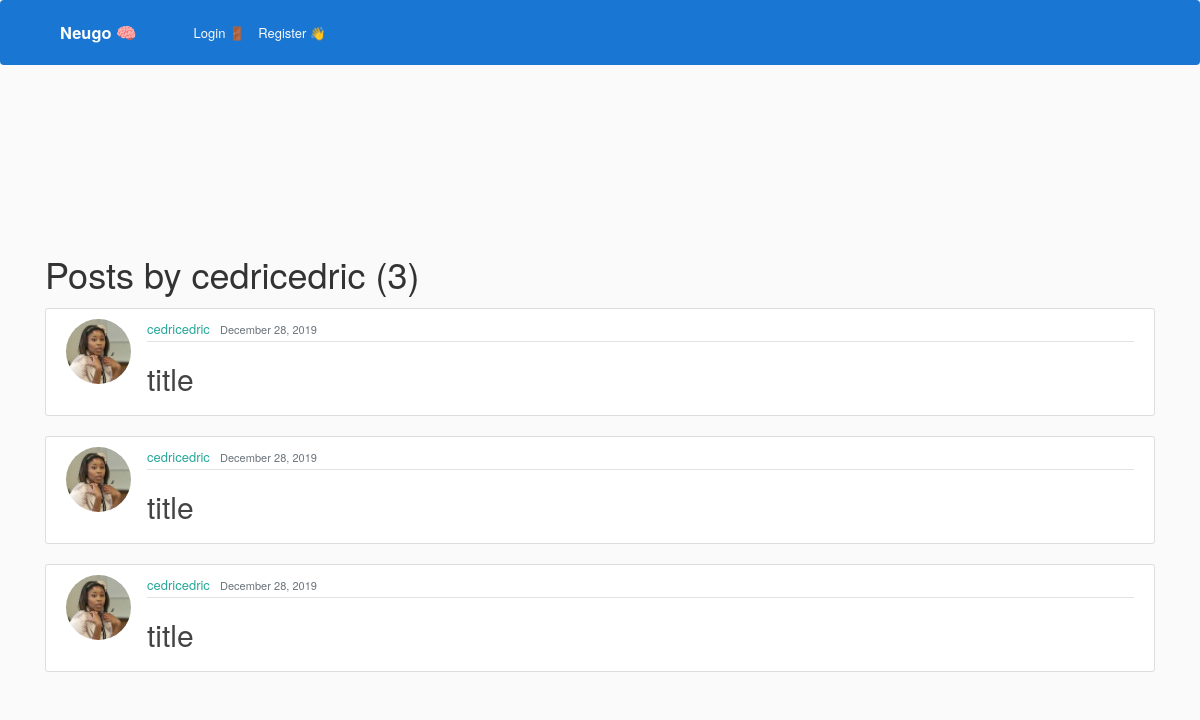
/user/cedricedric, run on an earlier commit of the app's database.
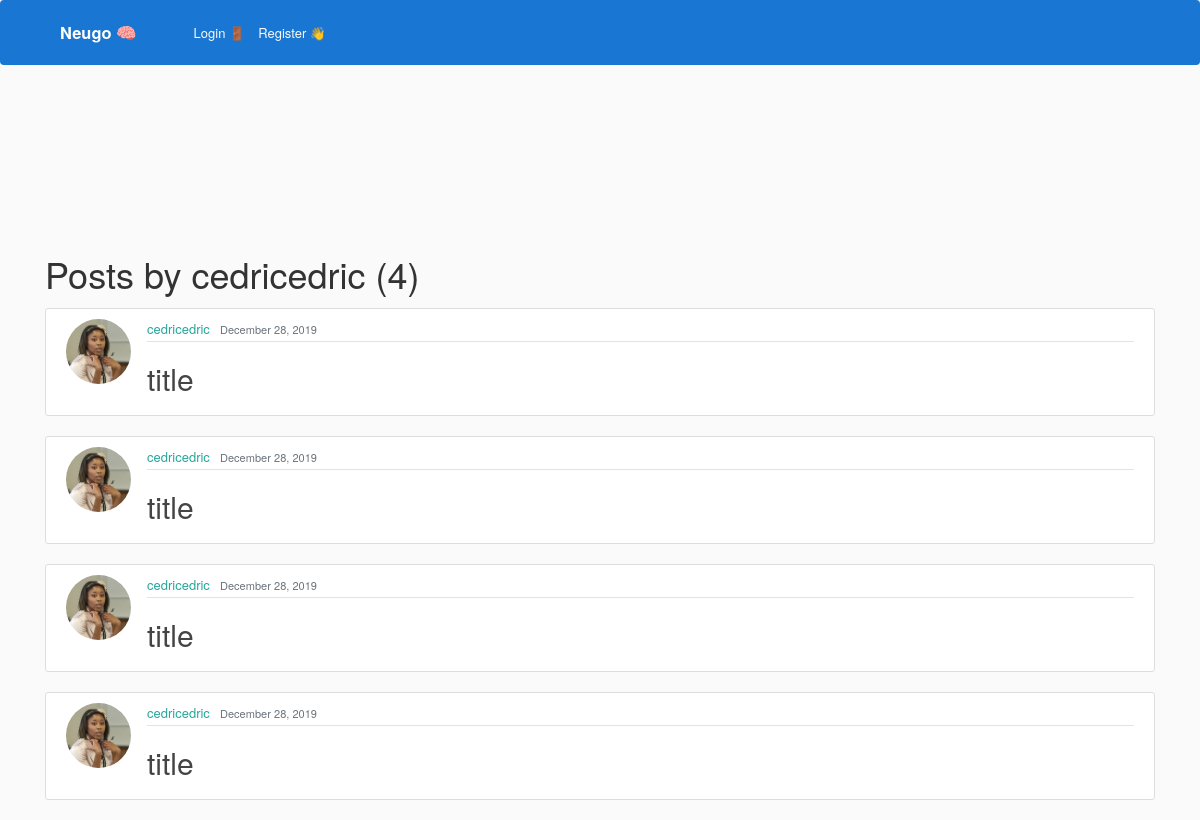
And on a later commit of the database.
### blog/models.py (models this page shows, shortened)
class Post(models.Model):
    objects = models.Manager()
    title = "title" #models.CharField(max_length=100)
    time_studied = models.IntegerField(default=20)
    date_posted = models.DateTimeField(default=timezone.now)
    author = models.ForeignKey(User, on_delete=models.CASCADE)

### users/models.py (models this page shows, shortened)
class Profile(models.Model):
    user = models.OneToOneField(User, on_delete=models.CASCADE)
    profile_pictures = [
        "asian_student.jpeg",
        "black_and_white_photo.jpg",
        "college_student.jpeg",
        "girl_looking_sideways.jpg",
        "nerdy_guy.jpg",
        "science_student.jpeg",
        "student_sitting_on_grass.jpg",
    ]
    for i in range(len(profile_pictures)):
        profile_pictures[i] = "potential_pics/" + profile_pictures[i]
    image = models.ImageField(
        default=random.choice(profile_pictures), upload_to="profile_pics"
    )
    wallet_points = models.BigIntegerField(default=0)
    university = models.CharField(default="", max_length=35)
    subject = models.CharField(default="", max_length=35)

### blog/views.py (the view)
# urls.py: path('user/<str:username>', UserPostListView.as_view(), name='user-posts'),
class UserPostListView(ListView):
    model = Post
    template_name = "blog/user_posts.html"  # <app>/<model>_<viewtype>.html
    context_object_name = "posts"
    paginate_by = 5
    def get_queryset(self):
        user = get_object_or_404(User, username=self.kwargs.get("username"))
        return Post.objects.filter(author=user).order_by("-date_posted")

### blog/templates/blog/user_posts.html (shortened to what this page needs)
{% extends "blog/base.html" %}
{% block content %}
    <h1 class="mb-3">Posts by {{ view.kwargs.username }} ({{ page_obj.paginator.count }})</h1>
    {% for post in posts %}
        <article class="media content-section">
          <img class="rounded-circle article-img" src="{{ post.author.profile.image.url }}">
          <div class="media-body">
            <div class="article-metadata">
              <a class="mr-2" href="{% url 'user-posts' post.author.username %}">{{ post.author }}</a>
              <small class="text-muted">{{ post.date_posted|date:"F d, Y" }}</small>
            </div>
            <h2><a class="article-title" href="{% url 'post-detail' post.id %}">{{ post.title }}</a></h2>
          </div>
        </article>
    {% endfor %}
{% endblock content %}

What changed in the data, as far as the page shows it:
added Post: author.profile.image (picture), author "cedricedric", date_posted "December 28, 2019", title "title"
Also different on the page:
{{ page_obj.paginator.count }}: "3" → "4"
